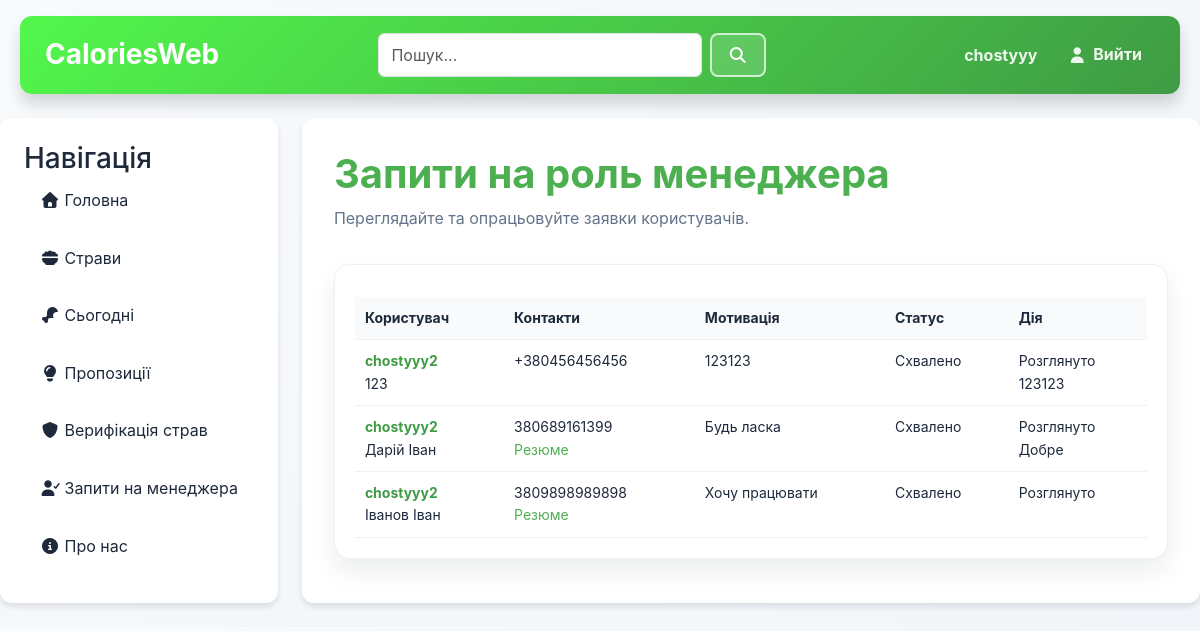
Screenshot of /user/manager-requests/ (signed in) with the database file from the repository.
### user/models.py (models this page shows, shortened)
class ManagerRequest(models.Model):
	STATUS_CHOICES = [
		('pending', 'На розгляді'),
		('approved', 'Схвалено'),
		('rejected', 'Відхилено'),
		('blocked', 'Заблоковано'),
	]
	user = models.ForeignKey(User, on_delete=models.CASCADE, related_name='manager_requests')
	full_name = models.CharField(max_length=120)
	phone = models.CharField(max_length=50)
	motivation = models.TextField()
	resume = models.FileField(upload_to='manager_resumes/', null=True, blank=True)
	status = models.CharField(max_length=12, choices=STATUS_CHOICES, default='pending')
	admin_comment = models.TextField(null=True, blank=True)
	created_at = models.DateTimeField(auto_now_add=True)
	reviewed_at = models.DateTimeField(null=True, blank=True)
	reviewed_by = models.ForeignKey(User, on_delete=models.SET_NULL, null=True, blank=True, related_name='reviewed_manager_requests')

### user/views.py (the view, shortened to what this page needs)
# urls.py: path('manager-requests/', views.manager_requests, name='manager_requests'),
def manager_requests(request):
    if not request.user.is_authenticated:
        return redirect("main:logIn")
    details = getattr(request.user, "details", None)
    is_admin = bool(details and details.role == "admin") or getattr(request.user, "is_superuser", False)
    if not is_admin:
        return redirect("main:home")
    requests_qs = ManagerRequest.objects.select_related("user").order_by("-created_at")
    return render(request, "user/manager_requests.html", {
        "requests": requests_qs,
    })

### user/templates/user/manager_requests.html (shortened to what this page needs)
{% extends "main/layout.html" %}
{% load static %}
{% block extra_css %}
    <link rel="stylesheet" href="{% static 'user/css/user.css' %}">
{% endblock %}
{% block content %}
    <h1>Запити на роль менеджера</h1>
    <p>Переглядайте та опрацьовуйте заявки користувачів.</p>
    <section class="user-profile-card">
        {% if requests %}
            <div class="meal-detail-table-wrap">
                <table class="meal-detail-table">
                    <tr>
                        <th>Користувач</th>
                        <th>Контакти</th>
                        <th>Мотивація</th>
                        <th>Статус</th>
                        <th>Дія</th>
                    </tr>
                    {% for req in requests %}
                        <tr>
                            <td><a class="profile-user-link" href="{% url 'user:user_detail' req.user.id %}">{{ req.user.username }}</a><br>{{ req.full_name }}</td>
                            <td>
                                {{ req.phone }}<br>{{ req.user.email }}
                                {% if req.resume %}
                                    <div><a href="{{ req.resume.url }}" target="_blank" rel="noopener">Резюме</a></div>
                                {% endif %}
                            </td>
                            <td>{{ req.motivation|truncatewords:20 }}</td>
                            <td>{{ req.get_status_display }}</td>
                            <td>
                                {% if req.status == 'pending' %}
                                    <form method="post" style="display: grid; gap: 6px;">
                                        {% csrf_token %}
                                        <input type="hidden" name="request_id" value="{{ req.id }}">
                                        <textarea name="admin_comment" class="form-control" rows="2" placeholder="Коментар"></textarea>
                                        <div style="display: flex; gap: 6px; flex-wrap: wrap;">
                                            <button class="btn btn-primary" type="submit" name="action" value="approve">Апрувнути</button>
                                            <button class="btn btn-secondary" type="submit" name="action" value="reject">Відхилити</button>
                                            <button class="btn btn-danger" type="submit" name="action" value="block">Заблокувати</button>
                                        </div>
                                    </form>
                                {% else %}
                                    <span>Розглянуто</span>
                                    {% if req.admin_comment %}<div>{{ req.admin_comment }}</div>{% endif %}
                                {% endif %}
                            </td>
                        </tr>
                    {% endfor %}
                </table>
            </div>
        {% else %}
            <p>Запитів поки немає.</p>
        {% endif %}
    </section>
{% endblock %}

### main/templates/main/layout.html (shortened to what this page needs)
{% load static %}
<!DOCTYPE html>
<html lang="en">
<head>
    <link href="https://cdn.jsdelivr.net/npm/bootstrap@5.3.8/dist/css/bootstrap.min.css" rel="stylesheet">
    <link rel="stylesheet" href="{% static 'main/css/main.css' %}">
    <link rel="stylesheet" href="https://cdnjs.cloudflare.com/ajax/libs/font-awesome/7.0.1/css/all.min.css">
    {% block extra_css %}{% endblock %}
</head>
<body>
<header>
    <table>
        <tr>
            <th style="text-align: left;" style="width: fit-content;">
                <a href="{% url 'main:home' %}" style="width: fit-content;" >
                    <h1 style="width: fit-content;">CaloriesWeb</h1>
                </a>
            </th>
            <th style="text-align: center; width: 35%;">
                <form action="{% url 'meals:search' %}" method="get" class="d-flex">
                    <input class="form-control" type="text" name="q" placeholder="Пошук...">
                    <button class="btn btn-outline-danger ms-2" type="submit">
                        <i class="fa-solid fa-magnifying-glass"></i>
                    </button>
                </form>
            </th>
            <th style="text-align: right;">
                {% if user.is_authenticated %}
                    <a href="{% url 'user:user_detail' user.id %}"><span>{{ user.username }}</span></a>
                    <a href="{% url 'main:logOut' %}">
                        <span><i class="fa-solid fa-user"></i> Вийти</span>
                    </a>
                {% endif %}
            </th>
        </tr>
    </table>
</header>
<main class="layout">
    <aside>
        <h3>Навігація</h3>
        <ul>
            <a href="{% url 'main:home' %}">
                <li><i class="fa-solid fa-house"></i> Головна</li>
            </a>
            <a href="{% url 'meals:meals' %}">
                <li><i class="fa-solid fa-bowl-food"></i> Страви</li>
            </a>
            <a href="{% url 'today:today' %}">
                <li><i class="fa-solid fa-drumstick-bite"></i> Сьогодні</li>
            </a>
            <a href="{% url 'meals:suggestions' %}">
                <li><i class="fa-solid fa-lightbulb"></i> Пропозиції</li>
            </a>
            {% if is_manager or is_admin %}
                <a href="{% url 'meals:verification_list' %}">
                    <li><i class="fa-solid fa-shield"></i> Верифікація страв</li>
                </a>
            {% endif %}
            {% if is_admin %}
                <a href="{% url 'user:manager_requests' %}">
                    <li><i class="fa-solid fa-user-check"></i> Запити на менеджера</li>
                </a>
            {% endif %}
            <a href="{% url 'main:about' %}">
                <li><i class="fa-solid fa-circle-info"></i> Про нас</li>
            </a>
        </ul>
    </aside>
    <div class="main-content">
        {% block content %}
        {% endblock %}
    </div>
</main>
</body>
</html>

### main/static/main/css/main.css (style rules this page uses)
* { box-sizing: border-box; }
html { -webkit-text-size-adjust: 100%; text-size-adjust: 100%; }
body, h1, h2, h3, h4, h5, h6, p, ul, ol, dl, dd, figure, blockquote, pre { margin: 0; }
ul, ol { padding: 0; }
input, button, textarea, select { font: inherit; }
input, textarea, select { color: inherit; }
:root { --primary: #4caf50; --primary-dark: #3f9b44; --primary-light: #8fd9a0; --primary-gradient: linear-gradient(135deg, #52f74c 0%, #3f9b44 100%); --primary-rgb: 76, 175, 80; --primary-dark-rgb: 63, 155, 68; --secondary: #ec4899; --accent: #f59e0b; --success: #10b981; --success-rgb: 16, 185, 129; --warning: #f59e0b; --warning-rgb: 245, 158, 11; --warning-light-rgb: 251, 191, 36; --neutral: #94a3b8; --neutral-rgb: 148, 163, 184; --slate-rgb: 100, 116, 139; --danger: #ef4444; --danger-bg: #fff4f4; --danger-soft: #fee2e2; --danger-border: #fecaca; --danger-ink: #991b1b; --danger-ink-dark: #7f1d1d; --white: #ffffff; --surface-muted: #f3f4f6; --bg-light: #f8fafc; --bg-page-end: #f1f5f9; --text-dark: #1e293b; --text-gray: #64748b; --border: #e2e8f0; --line: #e5e7eb; --line-soft: #eef2f7; --shadow-sm: 0 1px 2px rgba(0, 0, 0, 0.05); --shadow-md: 0 4px 6px rgba(0, 0, 0, 0.1); --shadow-lg: 0 10px 15px rgba(0, 0, 0, 0.15); }
body { background: linear-gradient(135deg, var(--bg-light) 0%, var(--bg-page-end) 100%); margin: 0; font-family: -apple-system, BlinkMacSystemFont, 'Segoe UI', Roboto, Oxygen, Ubuntu, Cantarell, sans-serif; color: var(--text-dark); line-height: 1.6; }
.btn-outline-danger { border: 2px solid var(--primary); color: var(--primary); background: none; padding: 8px 16px; border-radius: 8px; font-weight: 600; cursor: pointer; transition: all 0.3s ease; }
.btn { border-radius: 8px; font-weight: 600; transition: all 0.3s ease; cursor: pointer; }
header { background: var(--primary-gradient); box-shadow: var(--shadow-lg); margin: 16px 20px; padding: 16px 24px; border-radius: 12px; position: sticky; top: 0; z-index: 100; }
header table { width: 100%; }
header h1 { margin: 0; padding: 0; color: white; font-size: 28px; font-weight: 700; }
header a { text-decoration: none; color: rgba(255, 255, 255, 0.9); transition: color 0.3s ease; }
header a span { padding: 0 12px; }
header th:last-child a span { display: inline-flex; align-items: center; gap: 6px; padding: 8px 12px; border-radius: 10px; border: 1px solid transparent; transition: background-color 0.2s ease, border-color 0.2s ease, transform 0.2s ease, box-shadow 0.2s ease; }
header .btn-outline-danger { border: 2px solid rgba(255, 255, 255, 0.7); color: var(--white); background: rgba(255, 255, 255, 0.14); }
main.layout { display: flex; gap: 24px; margin: 24px 20px; max-width: 1400px; margin-left: auto; margin-right: auto; }
aside { background-color: var(--white); box-shadow: var(--shadow-md); border-radius: 12px; width: fit-content; padding: 24px; height: fit-content; position: sticky; top: 100px; }
aside ul { list-style: none; padding: 0; margin: 0; }
aside ul li { padding: 12px 16px; margin-bottom: 8px; border-radius: 8px; transition: all 0.3s ease; color: var(--text-dark); cursor: pointer; }
aside a { text-decoration: none; color: inherit; }
.main-content { background-color: var(--white); box-shadow: var(--shadow-md); border-radius: 12px; flex: 1; padding: 32px; }
.main-content h1 { color: var(--primary); margin-bottom: 8px; font-weight: 700; }
.main-content > p { color: var(--text-gray); margin-bottom: 32px; }
a { color: var(--primary); text-decoration: none; transition: color 0.3s ease; }

### user/static/user/css/user.css (style rules this page uses)
.user-profile-card { background: var(--white); border-radius: 16px; border: 1px solid rgba(0, 0, 0, 0.06); box-shadow: 0 12px 26px rgba(15, 23, 42, 0.08); padding: 20px; }
.user-profile-card .meal-detail-table { width: 100%; border-collapse: collapse; font-size: 14px; }
.user-profile-card .meal-detail-table th, .user-profile-card .meal-detail-table td { padding: 10px; border-bottom: 1px solid #eef2f7; text-align: left; vertical-align: top; }
.user-profile-card .meal-detail-table th { background: #f8fafc; color: var(--text-dark); }
.user-profile-card .meal-detail-table-wrap { overflow-x: auto; margin-top: 12px; }
.profile-user-link { color: var(--primary-dark); font-weight: 700; text-decoration: none; }

### rows the page displays
ManagerRequest: user.username "chostyyy2", full_name "123", phone "+380456456456", motivation "123123", status "Схвалено", admin_comment "123123"
ManagerRequest: user.username "chostyyy2", full_name "Дарій Іван", phone "380689161399", motivation "Будь ласка", status "Схвалено", admin_comment "Добре"
ManagerRequest: user.username "chostyyy2", full_name "Іванов Іван", phone "3809898989898", motivation "Хочу працювати", status "Схвалено", shows "Розглянуто"

### other values shown
{{ user.username }} "chostyyy"
